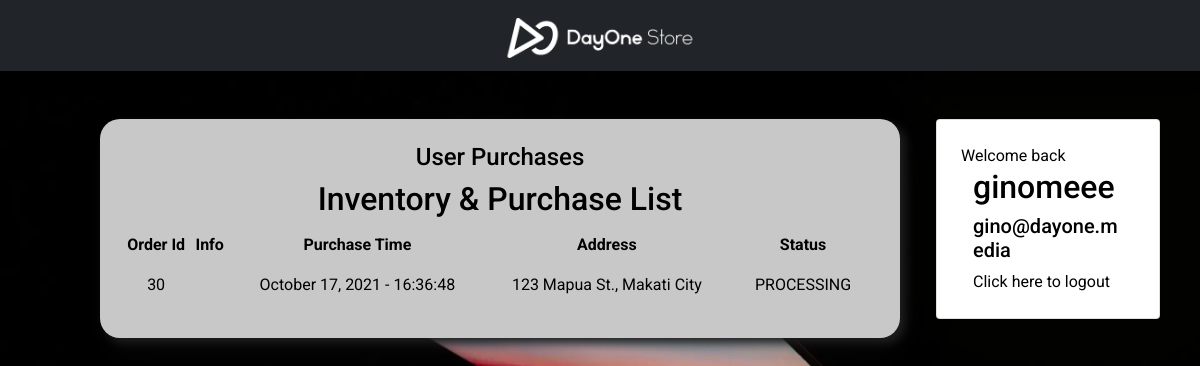
The page /user.php (signed in) on the database its author committed.
### tables this page shows
CREATE TABLE `orders` (
  `id` int(11) NOT NULL,
  `notes` text NOT NULL,
  `price` int(11) NOT NULL,
  `date_posted` varchar(30) NOT NULL,
  `time_posted` time NOT NULL,
  `date_edited` varchar(30) NOT NULL,
  `time_edited` time NOT NULL,
  `status` int(11) NOT NULL,
  `user` varchar(50) NOT NULL,
  `address` varchar(400) NOT NULL,
  `fname` varchar(100) NOT NULL,
  `lname` varchar(100) NOT NULL,
  `card` varchar(16) NOT NULL
);

### user.php (the view, shortened to what this page needs)
<html>
<head>
	<link href="bootstrap-5.0.2/css/bootstrap.css" rel="stylesheet" type="text/css">
	<link href="main.css" rel="stylesheet" type="text/css">
</head>
<?php
$user = $_SESSION['user'];
$email = $_SESSION['email'];
?>
<body class="homebg">
    <nav class="navbar navbar-dark bg-dark shadow">
      <a class="navbar-brand" href="home.php" style="height:inherit;">
        <img src="images/Store.png" class="navimgwht" height="40px">
      </a>
    </nav>
    <div class="d-flex flex-row justify-content-center">
    	<div class="col-md-8 p-4 m-5 shadow-lg card moderncard">
            <h4 align="center">User Purchases</h4>
            <h2 align="center" class="pb-2">Inventory & Purchase List</h2>
            <table width="100%">
                <tr>
                    <th>Order Id</th>
                    <th>Info</th>
                    <th>Purchase Time</th>
                    <th>Address</th>
                    <th>Status</th>
                </tr>
                <?php
                $con = mysqli_connect("localhost", "id17778834_root", "-2JrCu|K*@hws%OX", "id17778834_dayonedb") or die(mysqli_error());
                $query = mysqli_query($con, "Select * from orders WHERE user='$user'");
                while($row = mysqli_fetch_array($query)) {
                    Print '<a href="http://google.com/' . $row['id'] .'">';
                    Print '<tr>';
                    Print '<td align="center">'. $row['id'] . "</td>";
                    Print '<td align="center">'. $row['notes'] . "</td>";
                    Print '<td align="center">'. $row['date_posted']. " - ". $row['time_posted']."</td>";
                    Print '<td align="center">'. $row['address']."</td>";
                    switch($row['status']){
                        case 0:
                        $status="PROCESSING";
                        break;
                    }
                    Print '<td align="center">'. $status ."</td>";
                    Print "</tr></a>";
                }
                ?>
            </table>
        </div>
        <div class="col-lg-2">
            <div class="card row p-4 mt-5 mb-4">
                Welcome back
                <h2><?php Print "$user"?></h2>
                <h5><?php Print "$email"?></h5>
                <a href="logout.php">Click here to logout</a>
            </div>
        </div>
    </div>
</body>
</html>

### main.css (style rules this page uses)
a { text-decoration:none; color:black; }
th { border:none; text-align:center; }
tr { border-style:none; }
td { padding:20px; }
.navbar-brand { transform: translateX(-50%); left: 50%; position: relative; }
img { pointer-events: none; }
.navimgwht { margin-top:5px; filter: brightness(10); }
.homebg { background-image:url("images/laptopbg.webp"); background-attachment: fixed; background-size:cover; background-color: black; min-height:100vh; }
.moderncard { border: none; background-color:rgb(200, 200, 200); filter: drop-shadow(5px 5px 5px #222); border-radius: 20px; overflow: hidden; transition: background-color 0.3s; cursor:default; user-select: none; }
body { color:black; min-height:100vh; font-family:Roboto,Arial,Verdana,Century Gothic; font-weight:400; background-color:white; min-height:100vh; }

### rows shown on the page
orders: id "30", date_posted "October 17, 2021", time_posted "16:36:48", address "123 Mapua St., Makati City", status "PROCESSING"

### other values the page prints
$user "ginomeee"
$email "gino@dayone.media"
